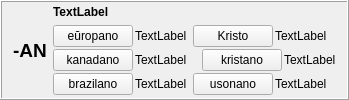
        <widget class="QFrame" name="frame_17">
         <property name="frameShape">
          <enum>QFrame::Box</enum>
         </property>
         <property name="frameShadow">
          <enum>QFrame::Raised</enum>
         </property>
         <layout class="QHBoxLayout" name="horizontalLayout_15">
          <property name="topMargin">
           <number>3</number>
          </property>
          <property name="bottomMargin">
           <number>3</number>
          </property>
          <item>
           <widget class="QLabel" name="label_290">
            <property name="sizePolicy">
             <sizepolicy hsizetype="Maximum" vsizetype="Preferred">
              <horstretch>0</horstretch>
              <verstretch>0</verstretch>
             </sizepolicy>
            </property>
            <property name="styleSheet">
             <string notr="true">font-size: 14pt;
font-weight: bold;</string>
            </property>
            <property name="text">
             <string>-AN</string>
            </property>
            <property name="alignment">
             <set>Qt::AlignCenter</set>
            </property>
           </widget>
          </item>
          <item>
           <layout class="QVBoxLayout" name="verticalLayout_344">
            <item>
             <widget class="QLabel" name="Lec08_Label627">
              <property name="styleSheet">
               <string notr="true">font-weight: bold;</string>
              </property>
              <property name="text">
               <string>TextLabel</string>
              </property>
              <property name="wordWrap">
               <bool>true</bool>
              </property>
             </widget>
            </item>
            <item>
             <layout class="QHBoxLayout" name="horizontalLayout_546">
              <item>
               <layout class="QVBoxLayout" name="verticalLayout_343">
                <property name="spacing">
                 <number>2</number>
                </property>
                <item>
                 <layout class="QHBoxLayout" name="horizontalLayout_565">
                  <property name="spacing">
                   <number>2</number>
                  </property>
                  <item>
                   <widget class="neklakebla" name="Lec08_Button611">
                    <property name="sizePolicy">
                     <sizepolicy hsizetype="Maximum" vsizetype="Fixed">
                      <horstretch>0</horstretch>
                      <verstretch>0</verstretch>
                     </sizepolicy>
                    </property>
                    <property name="text">
                     <string>eŭropano</string>
                    </property>
                   </widget>
                  </item>
                  <item>
                   <widget class="QLabel" name="Lec08_Label628">
                    <property name="text">
                     <string>TextLabel</string>
                    </property>
                    <property name="wordWrap">
                     <bool>true</bool>
                    </property>
                   </widget>
                  </item>
                 </layout>
                </item>
                <item>
                 <layout class="QHBoxLayout" name="horizontalLayout_566">
                  <property name="spacing">
                   <number>2</number>
                  </property>
                  <item>
                   <widget class="neklakebla" name="Lec08_Button612">
                    <property name="sizePolicy">
                     <sizepolicy hsizetype="Maximum" vsizetype="Fixed">
                      <horstretch>0</horstretch>
                      <verstretch>0</verstretch>
                     </sizepolicy>
                    </property>
                    <property name="text">
                     <string>kanadano</string>
                    </property>
                   </widget>
                  </item>
                  <item>
                   <widget class="QLabel" name="Lec08_Label629">
                    <property name="text">
                     <string>TextLabel</string>
                    </property>
                    <property name="wordWrap">
                     <bool>true</bool>
                    </property>
                   </widget>
                  </item>
                 </layout>
                </item>
                <item>
                 <layout class="QHBoxLayout" name="horizontalLayout_631">
                  <property name="spacing">
                   <number>2</number>
                  </property>
                  <item>
                   <widget class="neklakebla" name="Lec08_Button613">
                    <property name="sizePolicy">
                     <sizepolicy hsizetype="Maximum" vsizetype="Fixed">
                      <horstretch>0</horstretch>
                      <verstretch>0</verstretch>
                     </sizepolicy>
                    </property>
                    <property name="text">
                     <string>brazilano</string>
                    </property>
                   </widget>
                  </item>
                  <item>
                   <widget class="QLabel" name="Lec08_Label630">
                    <property name="text">
                     <string>TextLabel</string>
                    </property>
                    <property name="wordWrap">
                     <bool>true</bool>
                    </property>
                   </widget>
                  </item>
                 </layout>
                </item>
               </layout>
              </item>
              <item>
               <layout class="QVBoxLayout" name="verticalLayout_342">
                <property name="spacing">
                 <number>2</number>
                </property>
                <item>
                 <layout class="QHBoxLayout" name="horizontalLayout_567">
                  <item>
                   <widget class="neklakebla" name="Lec08_Button34">
                    <property name="sizePolicy">
                     <sizepolicy hsizetype="Maximum" vsizetype="Fixed">
                      <horstretch>0</horstretch>
                      <verstretch>0</verstretch>
                     </sizepolicy>
                    </property>
                    <property name="text">
                     <string>Kristo</string>
                    </property>
                   </widget>
                  </item>
                  <item>
                   <widget class="QLabel" name="Lec08_Label43">
                    <property name="text">
                     <string>TextLabel</string>
                    </property>
                    <property name="wordWrap">
                     <bool>true</bool>
                    </property>
                   </widget>
                  </item>
                 </layout>
                </item>
                <item>
                 <layout class="QHBoxLayout" name="horizontalLayout_568">
                  <item>
                   <widget class="label_sago_reversa" name="label_379">
                    <property name="sizePolicy">
                     <sizepolicy hsizetype="Maximum" vsizetype="Preferred">
                      <horstretch>0</horstretch>
                      <verstretch>0</verstretch>
                     </sizepolicy>
                    </property>
                    <property name="text">
                     <string/>
                    </property>
                    <property name="pixmap">
                     <pixmap resource="ikonoj.qrc">:/ikonoj/sago_revena.png</pixmap>
                    </property>
                   </widget>
                  </item>
                  <item>
                   <widget class="neklakebla" name="Lec08_Button35">
                    <property name="sizePolicy">
                     <sizepolicy hsizetype="Maximum" vsizetype="Fixed">
                      <horstretch>0</horstretch>
                      <verstretch>0</verstretch>
                     </sizepolicy>
                    </property>
                    <property name="text">
                     <string>kristano</string>
                    </property>
                   </widget>
                  </item>
                  <item>
                   <widget class="QLabel" name="Lec08_Label44">
                    <property name="text">
                     <string>TextLabel</string>
                    </property>
                    <property name="wordWrap">
                     <bool>true</bool>
                    </property>
                   </widget>
                  </item>
                 </layout>
                </item>
                <item>
                 <layout class="QHBoxLayout" name="horizontalLayout_632">
                  <item>
                   <widget class="neklakebla" name="Lec08_Button36">
                    <property name="sizePolicy">
                     <sizepolicy hsizetype="Maximum" vsizetype="Fixed">
                      <horstretch>0</horstretch>
                      <verstretch>0</verstretch>
                     </sizepolicy>
                    </property>
                    <property name="text">
                     <string>usonano</string>
                    </property>
                   </widget>
                  </item>
                  <item>
                   <widget class="QLabel" name="Lec08_Label45">
                    <property name="text">
                     <string>TextLabel</string>
                    </property>
                    <property name="wordWrap">
                     <bool>true</bool>
                    </property>
                   </widget>
                  </item>
                 </layout>
                </item>
               </layout>
              </item>
             </layout>
            </item>
           </layout>
          </item>
         </layout>
        </widget>
